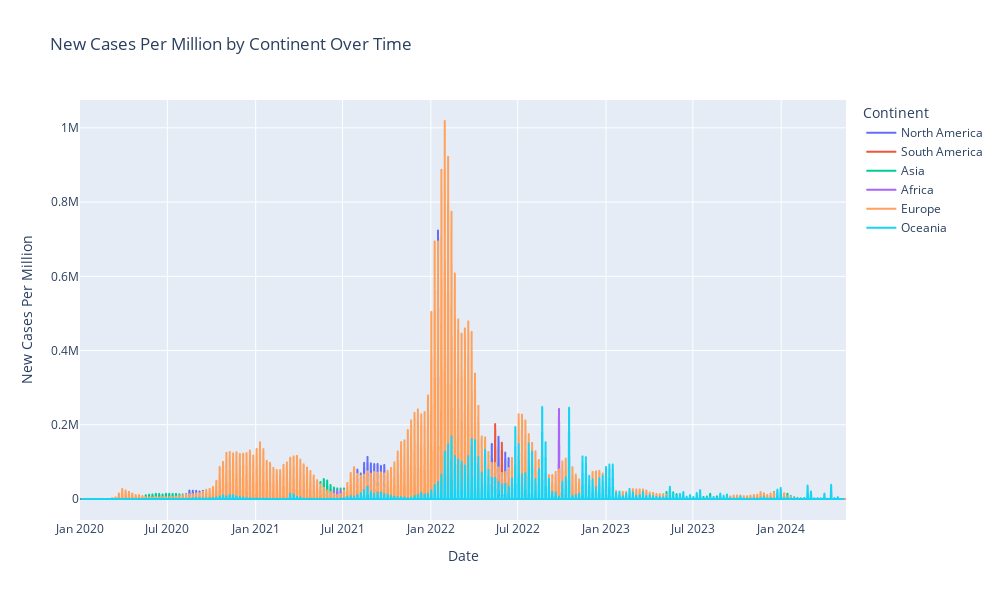

The code cell stored with this chart in its notebook:
### Code cell
import matplotlib.pyplot as plt
# Group by date and continent, then sum the new_cases_per_million
grouped_df = df.groupby(['date', 'continent']).agg({
    'new_cases_per_million': 'sum',
    'new_deaths_per_million': 'sum'
}).reset_index()

# Pivot the table for easier plotting
pivot_df = grouped_df.pivot(index='date', columns='continent', values='new_cases_per_million')

# Pivot the table for easier plotting
#pivot_df = grouped_df.pivot(index='date', columns='continent', values='new_cases_per_million')

# Plot the data
# plt.figure(figsize=(14, 8))
# pivot_df.plot(ax=plt.gca())
# plt.title('New Cases Per Million by Continent Over Time')
# plt.xlabel('Date')
# plt.ylabel('New Cases Per Million')
# plt.legend(title='Continent')
# plt.grid(True)
# plt.show()

import plotly.express as px

# Create the plot using plotly
fig = px.line(grouped_df, x='date', y='new_cases_per_million', color='continent',
              title='New Cases Per Million by Continent Over Time',
              labels={'new_cases_per_million': 'New Cases Per Million', 'date': 'Date', 'continent': 'Continent'})

# Update layout to set the size
fig.update_layout(
    width=1000,  # set the width here
    height=600   # set the height here
)

# Show the plot
fig.show()

### Figure 1 — Plotly figure (JSON) as saved in the notebook; plotly's stock layout.template omitted (floating-point values rounded to 4 significant figures; data arrays with more than 128 entries replaced by an {"elided": "..."} marker saying what was removed)
{"data": [{"hovertemplate": "Continent=North America<br>Date=%{x}<br>New Cases Per Million=%{y}<extra></extra>", "legendgroup": "North America", "line": {"color": "#636efa", "dash": "solid"}, "marker": {"symbol": "circle"}, "mode": "lines", "name": "North America", "showlegend": true, "x": {"elided": "1596 str values"}, "xaxis": "x", "y": {"elided": "1596 float values"}, "yaxis": "y", "type": "scattergl"}, {"hovertemplate": "Continent=South America<br>Date=%{x}<br>New Cases Per Million=%{y}<extra></extra>", "legendgroup": "South America", "line": {"color": "#EF553B", "dash": "solid"}, "marker": {"symbol": "circle"}, "mode": "lines", "name": "South America", "showlegend": true, "x": {"elided": "1580 str values"}, "xaxis": "x", "y": {"elided": "1580 float values"}, "yaxis": "y", "type": "scattergl"}, {"hovertemplate": "Continent=Asia<br>Date=%{x}<br>New Cases Per Million=%{y}<extra></extra>", "legendgroup": "Asia", "line": {"color": "#00cc96", "dash": "solid"}, "marker": {"symbol": "circle"}, "mode": "lines", "name": "Asia", "showlegend": true, "x": {"elided": "1594 str values"}, "xaxis": "x", "y": {"elided": "1594 float values"}, "yaxis": "y", "type": "scattergl"}, {"hovertemplate": "Continent=Africa<br>Date=%{x}<br>New Cases Per Million=%{y}<extra></extra>", "legendgroup": "Africa", "line": {"color": "#ab63fa", "dash": "solid"}, "marker": {"symbol": "circle"}, "mode": "lines", "name": "Africa", "showlegend": true, "x": {"elided": "1576 str values"}, "xaxis": "x", "y": {"elided": "1576 float values"}, "yaxis": "y", "type": "scattergl"}, {"hovertemplate": "Continent=Europe<br>Date=%{x}<br>New Cases Per Million=%{y}<extra></extra>", "legendgroup": "Europe", "line": {"color": "#FFA15A", "dash": "solid"}, "marker": {"symbol": "circle"}, "mode": "lines", "name": "Europe", "showlegend": true, "x": {"elided": "1593 str values"}, "xaxis": "x", "y": {"elided": "1593 float values"}, "yaxis": "y", "type": "scattergl"}, {"hovertemplate": "Continent=Oceania<br>Date=%{x}<br>New Cases Per Million=%{y}<extra></extra>", "legendgroup": "Oceania", "line": {"color": "#19d3f3", "dash": "solid"}, "marker": {"symbol": "circle"}, "mode": "lines", "name": "Oceania", "showlegend": true, "x": {"elided": "1588 str values"}, "xaxis": "x", "y": {"elided": "1588 float values"}, "yaxis": "y", "type": "scattergl"}], "layout": {"xaxis": {"anchor": "y", "domain": [0.0, 1.0], "title": {"text": "Date"}}, "yaxis": {"anchor": "x", "domain": [0.0, 1.0], "title": {"text": "New Cases Per Million"}}, "legend": {"title": {"text": "Continent"}, "tracegroupgap": 0}, "title": {"text": "New Cases Per Million by Continent Over Time"}, "width": 1000, "height": 600}}
